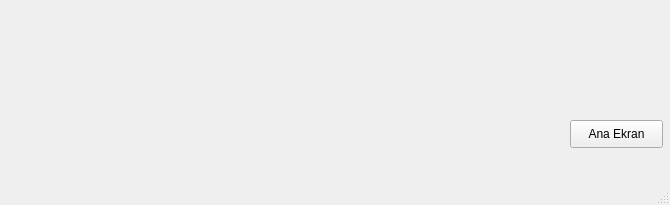
<?xml version="1.0" encoding="UTF-8"?>
<ui version="4.0">
 <class>MainWindow</class>
 <widget class="QMainWindow" name="MainWindow">
  <property name="geometry">
   <rect>
    <x>0</x>
    <y>0</y>
    <width>670</width>
    <height>205</height>
   </rect>
  </property>
  <property name="windowTitle">
   <string>İstatistik</string>
  </property>
  <widget class="QWidget" name="centralwidget">
   <widget class="QPushButton" name="pushButton">
    <property name="geometry">
     <rect>
      <x>570</x>
      <y>120</y>
      <width>93</width>
      <height>28</height>
     </rect>
    </property>
    <property name="text">
     <string>Ana Ekran</string>
    </property>
   </widget>
  </widget>
  <widget class="QMenuBar" name="menubar">
   <property name="geometry">
    <rect>
     <x>0</x>
     <y>0</y>
     <width>670</width>
     <height>26</height>
    </rect>
   </property>
  </widget>
  <widget class="QStatusBar" name="statusbar"/>
 </widget>
 <resources/>
 <connections/>
</ui>
